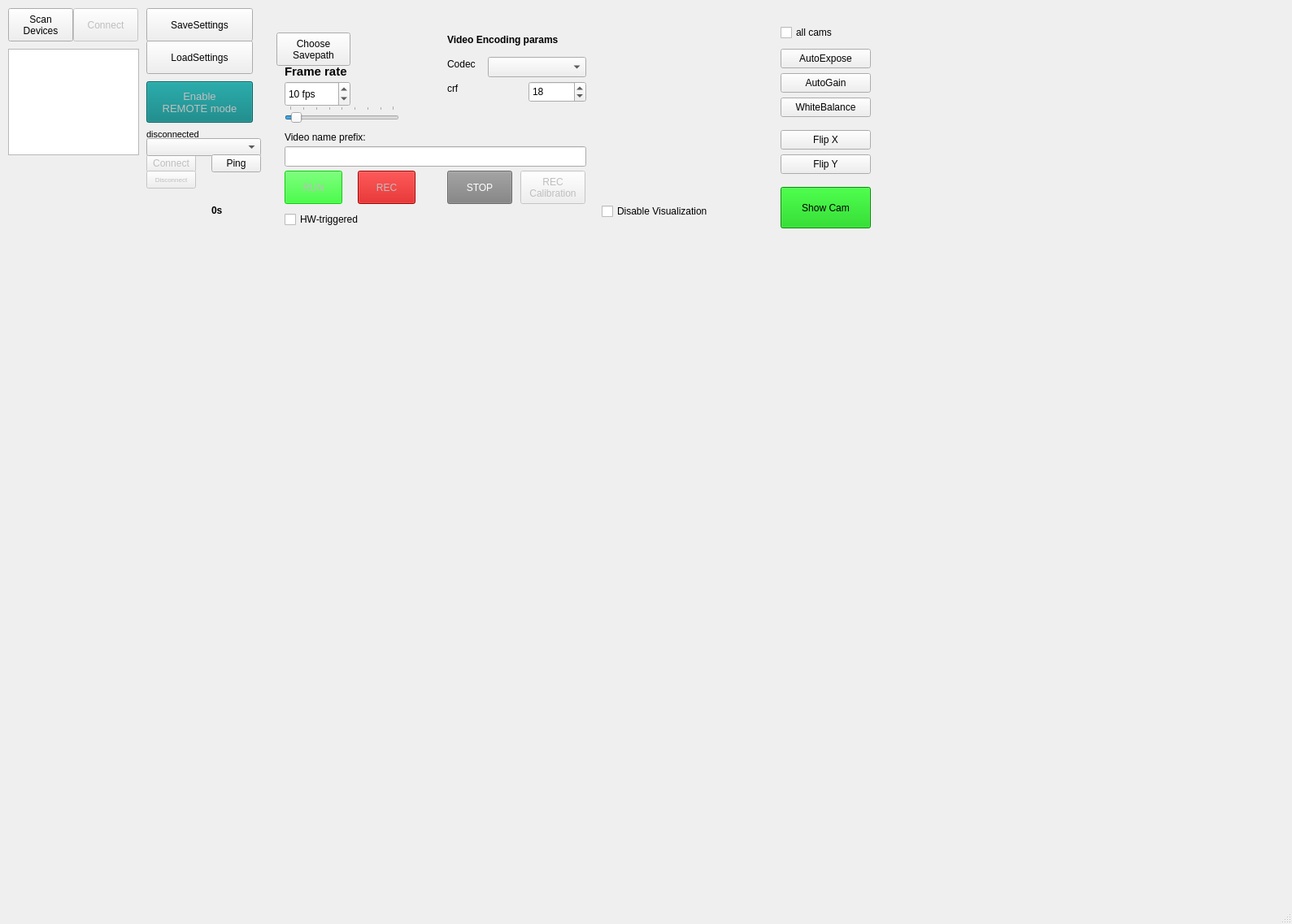
<?xml version="1.0" encoding="UTF-8"?>
<ui version="4.0">
 <class>MainWindow</class>
 <widget class="QMainWindow" name="MainWindow">
  <property name="geometry">
   <rect>
    <x>0</x>
    <y>0</y>
    <width>1589</width>
    <height>1137</height>
   </rect>
  </property>
  <property name="sizePolicy">
   <sizepolicy hsizetype="MinimumExpanding" vsizetype="MinimumExpanding">
    <horstretch>0</horstretch>
    <verstretch>0</verstretch>
   </sizepolicy>
  </property>
  <property name="windowTitle">
   <string>MainWindow</string>
  </property>
  <widget class="QWidget" name="centralwidget">
   <property name="sizePolicy">
    <sizepolicy hsizetype="Expanding" vsizetype="Expanding">
     <horstretch>0</horstretch>
     <verstretch>0</verstretch>
    </sizepolicy>
   </property>
   <widget class="QPushButton" name="SettingsSaveButton">
    <property name="geometry">
     <rect>
      <x>180</x>
      <y>10</y>
      <width>131</width>
      <height>41</height>
     </rect>
    </property>
    <property name="toolTip">
     <string>&lt;html&gt;&lt;head/&gt;&lt;body&gt;&lt;p&gt;Opens a dialog to choose a settings file to save current settings.&lt;/p&gt;&lt;/body&gt;&lt;/html&gt;</string>
    </property>
    <property name="text">
     <string>SaveSettings</string>
    </property>
   </widget>
   <widget class="QPushButton" name="SettingsLoadButton">
    <property name="geometry">
     <rect>
      <x>180</x>
      <y>50</y>
      <width>131</width>
      <height>41</height>
     </rect>
    </property>
    <property name="toolTip">
     <string>&lt;html&gt;&lt;head/&gt;&lt;body&gt;&lt;p&gt;Opens a dialog to choose a settings file to load settings.&lt;/p&gt;&lt;/body&gt;&lt;/html&gt;</string>
    </property>
    <property name="text">
     <string>LoadSettings</string>
    </property>
   </widget>
   <widget class="QPushButton" name="ScanDevButton">
    <property name="geometry">
     <rect>
      <x>10</x>
      <y>10</y>
      <width>80</width>
      <height>41</height>
     </rect>
    </property>
    <property name="toolTip">
     <string>&lt;html&gt;&lt;head/&gt;&lt;body&gt;&lt;p&gt;Scans for available Basler cameras&lt;/p&gt;&lt;/body&gt;&lt;/html&gt;</string>
    </property>
    <property name="text">
     <string>Scan
Devices</string>
    </property>
   </widget>
   <widget class="QPushButton" name="ConnectButton">
    <property name="enabled">
     <bool>false</bool>
    </property>
    <property name="geometry">
     <rect>
      <x>90</x>
      <y>10</y>
      <width>80</width>
      <height>41</height>
     </rect>
    </property>
    <property name="toolTip">
     <string>&lt;html&gt;&lt;head/&gt;&lt;body&gt;&lt;p&gt;Connects to previously detected Basler cameras.&lt;/p&gt;&lt;/body&gt;&lt;/html&gt;</string>
    </property>
    <property name="text">
     <string>Connect</string>
    </property>
   </widget>
   <widget class="QPushButton" name="RUNButton">
    <property name="enabled">
     <bool>false</bool>
    </property>
    <property name="geometry">
     <rect>
      <x>350</x>
      <y>210</y>
      <width>71</width>
      <height>41</height>
     </rect>
    </property>
    <property name="toolTip">
     <string>&lt;html&gt;&lt;head/&gt;&lt;body&gt;&lt;p&gt;Start grabbing from &lt;span style=&quot; text-decoration: underline;&quot;&gt;all &lt;/span&gt;cameras without recording.&lt;/p&gt;&lt;/body&gt;&lt;/html&gt;</string>
    </property>
    <property name="styleSheet">
     <string notr="true">QPushButton {background-color:  rgb(0, 255, 0)}</string>
    </property>
    <property name="text">
     <string>RUN</string>
    </property>
   </widget>
   <widget class="QPushButton" name="STOPButton">
    <property name="enabled">
     <bool>false</bool>
    </property>
    <property name="geometry">
     <rect>
      <x>550</x>
      <y>210</y>
      <width>80</width>
      <height>41</height>
     </rect>
    </property>
    <property name="toolTip">
     <string>&lt;html&gt;&lt;head/&gt;&lt;body&gt;&lt;p&gt;Stop grabbing from cameras.&lt;/p&gt;&lt;/body&gt;&lt;/html&gt;</string>
    </property>
    <property name="styleSheet">
     <string notr="true">QPushButton {color: white; background-color: gray;}</string>
    </property>
    <property name="text">
     <string>STOP</string>
    </property>
   </widget>
   <widget class="QPushButton" name="RECButton">
    <property name="enabled">
     <bool>false</bool>
    </property>
    <property name="geometry">
     <rect>
      <x>440</x>
      <y>210</y>
      <width>71</width>
      <height>41</height>
     </rect>
    </property>
    <property name="toolTip">
     <string>&lt;html&gt;&lt;head/&gt;&lt;body&gt;&lt;p&gt;Start recording videos from all cameras.&lt;/p&gt;&lt;/body&gt;&lt;/html&gt;</string>
    </property>
    <property name="styleSheet">
     <string notr="true">QPushButton {background-color:  rgb(200, 0, 0)}</string>
    </property>
    <property name="text">
     <string>REC</string>
    </property>
   </widget>
   <widget class="QLabel" name="label_5">
    <property name="geometry">
     <rect>
      <x>350</x>
      <y>80</y>
      <width>111</width>
      <height>16</height>
     </rect>
    </property>
    <property name="font">
     <font>
      <pointsize>11</pointsize>
      <bold>true</bold>
     </font>
    </property>
    <property name="text">
     <string>Frame rate</string>
    </property>
   </widget>
   <widget class="QSpinBox" name="FrameRateSpin">
    <property name="geometry">
     <rect>
      <x>350</x>
      <y>100</y>
      <width>81</width>
      <height>31</height>
     </rect>
    </property>
    <property name="toolTip">
     <string>&lt;html&gt;&lt;head/&gt;&lt;body&gt;&lt;p&gt;Desired framerate.&lt;/p&gt;&lt;/body&gt;&lt;/html&gt;</string>
    </property>
    <property name="suffix">
     <string> fps</string>
    </property>
    <property name="minimum">
     <number>1</number>
    </property>
    <property name="maximum">
     <number>200</number>
    </property>
    <property name="value">
     <number>10</number>
    </property>
   </widget>
   <widget class="QTextEdit" name="Devices_textEdit">
    <property name="geometry">
     <rect>
      <x>10</x>
      <y>60</y>
      <width>161</width>
      <height>131</height>
     </rect>
    </property>
    <property name="font">
     <font>
      <pointsize>8</pointsize>
     </font>
    </property>
    <property name="toolTip">
     <string>&lt;html&gt;&lt;head/&gt;&lt;body&gt;&lt;p&gt;List of detected Basler cameras (SN).&lt;/p&gt;&lt;/body&gt;&lt;/html&gt;</string>
    </property>
    <property name="frameShape">
     <enum>QFrame::StyledPanel</enum>
    </property>
    <property name="frameShadow">
     <enum>QFrame::Sunken</enum>
    </property>
   </widget>
   <widget class="QPushButton" name="AutoExposeButton">
    <property name="geometry">
     <rect>
      <x>960</x>
      <y>60</y>
      <width>111</width>
      <height>24</height>
     </rect>
    </property>
    <property name="toolTip">
     <string>&lt;html&gt;&lt;head/&gt;&lt;body&gt;&lt;p&gt;Run auto-exposure.&lt;/p&gt;&lt;/body&gt;&lt;/html&gt;</string>
    </property>
    <property name="text">
     <string>AutoExpose</string>
    </property>
   </widget>
   <widget class="QPushButton" name="AutoGainButton">
    <property name="geometry">
     <rect>
      <x>960</x>
      <y>90</y>
      <width>111</width>
      <height>24</height>
     </rect>
    </property>
    <property name="toolTip">
     <string>&lt;html&gt;&lt;head/&gt;&lt;body&gt;&lt;p&gt;Run auto-gain.&lt;/p&gt;&lt;/body&gt;&lt;/html&gt;</string>
    </property>
    <property name="text">
     <string>AutoGain</string>
    </property>
   </widget>
   <widget class="QPushButton" name="WhiteBalanceButton">
    <property name="geometry">
     <rect>
      <x>960</x>
      <y>120</y>
      <width>111</width>
      <height>24</height>
     </rect>
    </property>
    <property name="toolTip">
     <string>&lt;html&gt;&lt;head/&gt;&lt;body&gt;&lt;p&gt;Run auto white balance. (Color cams only).&lt;/p&gt;&lt;/body&gt;&lt;/html&gt;</string>
    </property>
    <property name="text">
     <string>WhiteBalance</string>
    </property>
   </widget>
   <widget class="QCheckBox" name="All_cams_checkBox">
    <property name="geometry">
     <rect>
      <x>960</x>
      <y>30</y>
      <width>100</width>
      <height>20</height>
     </rect>
    </property>
    <property name="toolTip">
     <string>&lt;html&gt;&lt;head/&gt;&lt;body&gt;&lt;p&gt;Whether to run auto-functions on &lt;span style=&quot; text-decoration: underline;&quot;&gt;all&lt;/span&gt; cams.&lt;/p&gt;&lt;/body&gt;&lt;/html&gt;</string>
    </property>
    <property name="text">
     <string>all cams</string>
    </property>
   </widget>
   <widget class="QPushButton" name="FlipXButton">
    <property name="geometry">
     <rect>
      <x>960</x>
      <y>160</y>
      <width>111</width>
      <height>24</height>
     </rect>
    </property>
    <property name="toolTip">
     <string>&lt;html&gt;&lt;head/&gt;&lt;body&gt;&lt;p&gt;Flips image along X-Axis.&lt;/p&gt;&lt;/body&gt;&lt;/html&gt;</string>
    </property>
    <property name="text">
     <string>Flip X</string>
    </property>
   </widget>
   <widget class="QPushButton" name="FlipYButton">
    <property name="geometry">
     <rect>
      <x>960</x>
      <y>190</y>
      <width>111</width>
      <height>24</height>
     </rect>
    </property>
    <property name="toolTip">
     <string>&lt;html&gt;&lt;head/&gt;&lt;body&gt;&lt;p&gt;Flips image along Y-Axis.&lt;/p&gt;&lt;/body&gt;&lt;/html&gt;</string>
    </property>
    <property name="text">
     <string>Flip Y</string>
    </property>
   </widget>
   <widget class="QPushButton" name="ShowSingleCamButton">
    <property name="geometry">
     <rect>
      <x>960</x>
      <y>230</y>
      <width>111</width>
      <height>51</height>
     </rect>
    </property>
    <property name="toolTip">
     <string>&lt;html&gt;&lt;head/&gt;&lt;body&gt;&lt;p&gt;Shows the current camera in a single window.&lt;/p&gt;&lt;/body&gt;&lt;/html&gt;</string>
    </property>
    <property name="styleSheet">
     <string notr="true">QPushButton {background-color:  rgb(0, 200, 0)}</string>
    </property>
    <property name="text">
     <string>Show Cam</string>
    </property>
   </widget>
   <widget class="QCheckBox" name="HWTrig_checkBox">
    <property name="geometry">
     <rect>
      <x>350</x>
      <y>260</y>
      <width>141</width>
      <height>20</height>
     </rect>
    </property>
    <property name="toolTip">
     <string>&lt;html&gt;&lt;head/&gt;&lt;body&gt;&lt;p&gt;If cameras should be set into hardware-triggered mode.&lt;/p&gt;&lt;/body&gt;&lt;/html&gt;</string>
    </property>
    <property name="text">
     <string>HW-triggered</string>
    </property>
   </widget>
   <widget class="QCheckBox" name="DisableViz_checkBox">
    <property name="geometry">
     <rect>
      <x>740</x>
      <y>250</y>
      <width>181</width>
      <height>20</height>
     </rect>
    </property>
    <property name="toolTip">
     <string>&lt;html&gt;&lt;head/&gt;&lt;body&gt;&lt;p&gt;Turns of the visualization of incoming frames.&lt;/p&gt;&lt;p&gt;May increase the performance if frame-rates are high.&lt;/p&gt;&lt;/body&gt;&lt;/html&gt;</string>
    </property>
    <property name="text">
     <string>Disable Visualization</string>
    </property>
   </widget>
   <widget class="MultiCameraViewer" name="MultiViewWidget" native="true">
    <property name="geometry">
     <rect>
      <x>20</x>
      <y>350</y>
      <width>1571</width>
      <height>771</height>
     </rect>
    </property>
    <property name="sizePolicy">
     <sizepolicy hsizetype="Expanding" vsizetype="Expanding">
      <horstretch>0</horstretch>
      <verstretch>0</verstretch>
     </sizepolicy>
    </property>
   </widget>
   <widget class="CameraSettingsTab" name="CameraSettings" native="true">
    <property name="geometry">
     <rect>
      <x>1100</x>
      <y>0</y>
      <width>489</width>
      <height>331</height>
     </rect>
    </property>
    <property name="sizePolicy">
     <sizepolicy hsizetype="Expanding" vsizetype="Preferred">
      <horstretch>0</horstretch>
      <verstretch>0</verstretch>
     </sizepolicy>
    </property>
   </widget>
   <widget class="QPushButton" name="Save_pathButton">
    <property name="geometry">
     <rect>
      <x>340</x>
      <y>40</y>
      <width>91</width>
      <height>41</height>
     </rect>
    </property>
    <property name="toolTip">
     <string>&lt;html&gt;&lt;head/&gt;&lt;body&gt;&lt;p&gt;Opens a dialog to choose a folder where the videos will be saved in.&lt;/p&gt;&lt;/body&gt;&lt;/html&gt;</string>
    </property>
    <property name="text">
     <string>Choose
Savepath</string>
    </property>
   </widget>
   <widget class="QPushButton" name="REC_calib_Button">
    <property name="enabled">
     <bool>false</bool>
    </property>
    <property name="geometry">
     <rect>
      <x>640</x>
      <y>210</y>
      <width>80</width>
      <height>41</height>
     </rect>
    </property>
    <property name="toolTip">
     <string>&lt;html&gt;&lt;head/&gt;&lt;body&gt;&lt;p&gt;Start a short recording sequence after a short delay. &lt;/p&gt;&lt;p&gt;Used to record the calibration pattern.&lt;/p&gt;&lt;/body&gt;&lt;/html&gt;</string>
    </property>
    <property name="text">
     <string>REC
Calibration</string>
    </property>
   </widget>
   <widget class="QSpinBox" name="crf_spinBox">
    <property name="geometry">
     <rect>
      <x>650</x>
      <y>100</y>
      <width>71</width>
      <height>26</height>
     </rect>
    </property>
    <property name="font">
     <font>
      <pointsize>9</pointsize>
     </font>
    </property>
    <property name="toolTip">
     <string>&lt;html&gt;&lt;head/&gt;&lt;body&gt;&lt;p&gt;Constant Rate Factor. Quality preset. Lower values better quality.&lt;/p&gt;&lt;/body&gt;&lt;/html&gt;</string>
    </property>
    <property name="maximum">
     <number>51</number>
    </property>
    <property name="value">
     <number>18</number>
    </property>
   </widget>
   <widget class="QComboBox" name="Codec_comboBox">
    <property name="geometry">
     <rect>
      <x>600</x>
      <y>70</y>
      <width>121</width>
      <height>25</height>
     </rect>
    </property>
    <property name="font">
     <font>
      <pointsize>9</pointsize>
     </font>
    </property>
    <property name="toolTip">
     <string>&lt;html&gt;&lt;head/&gt;&lt;body&gt;&lt;p&gt;Codec used for encoding the video. Some might not be available on current system.&lt;/p&gt;&lt;/body&gt;&lt;/html&gt;</string>
    </property>
   </widget>
   <widget class="QLabel" name="label">
    <property name="geometry">
     <rect>
      <x>550</x>
      <y>70</y>
      <width>67</width>
      <height>17</height>
     </rect>
    </property>
    <property name="font">
     <font>
      <pointsize>9</pointsize>
     </font>
    </property>
    <property name="text">
     <string>Codec</string>
    </property>
   </widget>
   <widget class="QLabel" name="label_2">
    <property name="geometry">
     <rect>
      <x>550</x>
      <y>100</y>
      <width>31</width>
      <height>17</height>
     </rect>
    </property>
    <property name="font">
     <font>
      <pointsize>9</pointsize>
     </font>
    </property>
    <property name="text">
     <string>crf</string>
    </property>
   </widget>
   <widget class="QLabel" name="label_3">
    <property name="geometry">
     <rect>
      <x>550</x>
      <y>40</y>
      <width>211</width>
      <height>17</height>
     </rect>
    </property>
    <property name="font">
     <font>
      <bold>true</bold>
     </font>
    </property>
    <property name="text">
     <string>Video Encoding params</string>
    </property>
   </widget>
   <widget class="QPushButton" name="RemoteModeButton">
    <property name="enabled">
     <bool>false</bool>
    </property>
    <property name="geometry">
     <rect>
      <x>180</x>
      <y>100</y>
      <width>131</width>
      <height>51</height>
     </rect>
    </property>
    <property name="font">
     <font>
      <pointsize>10</pointsize>
     </font>
    </property>
    <property name="toolTip">
     <string>&lt;html&gt;&lt;head/&gt;&lt;body&gt;&lt;p&gt;Enables remote control mode, whereby this tool is controlled via TCP/IP messages.&lt;/p&gt;&lt;/body&gt;&lt;/html&gt;</string>
    </property>
    <property name="styleSheet">
     <string notr="true">QPushButton {background-color:  rgb(0, 125, 125)}</string>
    </property>
    <property name="text">
     <string>Enable
REMOTE mode</string>
    </property>
   </widget>
   <widget class="QLabel" name="Client_label">
    <property name="geometry">
     <rect>
      <x>180</x>
      <y>150</y>
      <width>161</width>
      <height>31</height>
     </rect>
    </property>
    <property name="font">
     <font>
      <pointsize>8</pointsize>
      <bold>false</bold>
     </font>
    </property>
    <property name="toolTip">
     <string>&lt;html&gt;&lt;head/&gt;&lt;body&gt;&lt;p&gt;Current Host.&lt;/p&gt;&lt;/body&gt;&lt;/html&gt;</string>
    </property>
    <property name="text">
     <string>disconnected</string>
    </property>
   </widget>
   <widget class="QLineEdit" name="SessionIDlineEdit">
    <property name="geometry">
     <rect>
      <x>350</x>
      <y>180</y>
      <width>371</width>
      <height>25</height>
     </rect>
    </property>
    <property name="font">
     <font>
      <pointsize>9</pointsize>
     </font>
    </property>
    <property name="toolTip">
     <string>&lt;html&gt;&lt;head/&gt;&lt;body&gt;&lt;p&gt;Prefix of the filename e.g., session_id.&lt;/p&gt;&lt;/body&gt;&lt;/html&gt;</string>
    </property>
   </widget>
   <widget class="QLabel" name="label_4">
    <property name="geometry">
     <rect>
      <x>350</x>
      <y>160</y>
      <width>121</width>
      <height>17</height>
     </rect>
    </property>
    <property name="font">
     <font>
      <pointsize>9</pointsize>
     </font>
    </property>
    <property name="text">
     <string>Video name prefix:</string>
    </property>
   </widget>
   <widget class="QLabel" name="Rec_status">
    <property name="geometry">
     <rect>
      <x>110</x>
      <y>230</y>
      <width>71</width>
      <height>51</height>
     </rect>
    </property>
    <property name="toolTip">
     <string>&lt;html&gt;&lt;head/&gt;&lt;body&gt;&lt;p&gt;Current status.&lt;/p&gt;&lt;/body&gt;&lt;/html&gt;</string>
    </property>
    <property name="text">
     <string/>
    </property>
   </widget>
   <widget class="QSlider" name="horizontalSlider">
    <property name="geometry">
     <rect>
      <x>350</x>
      <y>130</y>
      <width>141</width>
      <height>21</height>
     </rect>
    </property>
    <property name="toolTip">
     <string>&lt;html&gt;&lt;head/&gt;&lt;body&gt;&lt;p&gt;Desired framerate as a slider.&lt;/p&gt;&lt;/body&gt;&lt;/html&gt;</string>
    </property>
    <property name="minimum">
     <number>1</number>
    </property>
    <property name="maximum">
     <number>160</number>
    </property>
    <property name="value">
     <number>10</number>
    </property>
    <property name="orientation">
     <enum>Qt::Horizontal</enum>
    </property>
    <property name="tickPosition">
     <enum>QSlider::TicksAbove</enum>
    </property>
    <property name="tickInterval">
     <number>20</number>
    </property>
   </widget>
   <widget class="QLabel" name="SavePath_label">
    <property name="geometry">
     <rect>
      <x>340</x>
      <y>10</y>
      <width>321</width>
      <height>31</height>
     </rect>
    </property>
    <property name="font">
     <font>
      <pointsize>8</pointsize>
      <bold>false</bold>
     </font>
    </property>
    <property name="text">
     <string/>
    </property>
   </widget>
   <widget class="QLabel" name="recording_duration_label">
    <property name="geometry">
     <rect>
      <x>260</x>
      <y>250</y>
      <width>91</width>
      <height>17</height>
     </rect>
    </property>
    <property name="font">
     <font>
      <bold>true</bold>
     </font>
    </property>
    <property name="text">
     <string>0s</string>
    </property>
   </widget>
   <widget class="QPushButton" name="ConnectB">
    <property name="enabled">
     <bool>false</bool>
    </property>
    <property name="geometry">
     <rect>
      <x>180</x>
      <y>190</y>
      <width>61</width>
      <height>22</height>
     </rect>
    </property>
    <property name="text">
     <string>Connect</string>
    </property>
   </widget>
   <widget class="QComboBox" name="PortsCombo">
    <property name="geometry">
     <rect>
      <x>180</x>
      <y>170</y>
      <width>141</width>
      <height>22</height>
     </rect>
    </property>
    <property name="font">
     <font>
      <pointsize>8</pointsize>
     </font>
    </property>
   </widget>
   <widget class="QPushButton" name="PingB">
    <property name="geometry">
     <rect>
      <x>260</x>
      <y>190</y>
      <width>61</width>
      <height>22</height>
     </rect>
    </property>
    <property name="text">
     <string>Ping</string>
    </property>
   </widget>
   <widget class="QPushButton" name="DisConnectB">
    <property name="enabled">
     <bool>false</bool>
    </property>
    <property name="geometry">
     <rect>
      <x>180</x>
      <y>210</y>
      <width>61</width>
      <height>22</height>
     </rect>
    </property>
    <property name="font">
     <font>
      <pointsize>6</pointsize>
     </font>
    </property>
    <property name="text">
     <string>Disconnect</string>
    </property>
   </widget>
  </widget>
  <widget class="QStatusBar" name="statusbar"/>
  <action name="actionsaveSettings">
   <property name="text">
    <string>SaveSettings</string>
   </property>
  </action>
  <action name="actionLoadSettings">
   <property name="checkable">
    <bool>false</bool>
   </property>
   <property name="text">
    <string>LoadSettings</string>
   </property>
  </action>
 </widget>
 <customwidgets>
  <customwidget>
   <class>MultiCameraViewer</class>
   <extends>QWidget</extends>
   <header location="global">ImageViewer</header>
   <container>1</container>
  </customwidget>
  <customwidget>
   <class>CameraSettingsTab</class>
   <extends>QWidget</extends>
   <header>ImageViewer</header>
   <container>1</container>
  </customwidget>
 </customwidgets>
 <resources/>
 <connections>
  <connection>
   <sender>horizontalSlider</sender>
   <signal>valueChanged(int)</signal>
   <receiver>FrameRateSpin</receiver>
   <slot>setValue(int)</slot>
   <hints>
    <hint type="sourcelabel">
     <x>531</x>
     <y>136</y>
    </hint>
    <hint type="destinationlabel">
     <x>404</x>
     <y>130</y>
    </hint>
   </hints>
  </connection>
  <connection>
   <sender>FrameRateSpin</sender>
   <signal>valueChanged(int)</signal>
   <receiver>horizontalSlider</receiver>
   <slot>setValue(int)</slot>
   <hints>
    <hint type="sourcelabel">
     <x>402</x>
     <y>144</y>
    </hint>
    <hint type="destinationlabel">
     <x>535</x>
     <y>146</y>
    </hint>
   </hints>
  </connection>
 </connections>
</ui>
